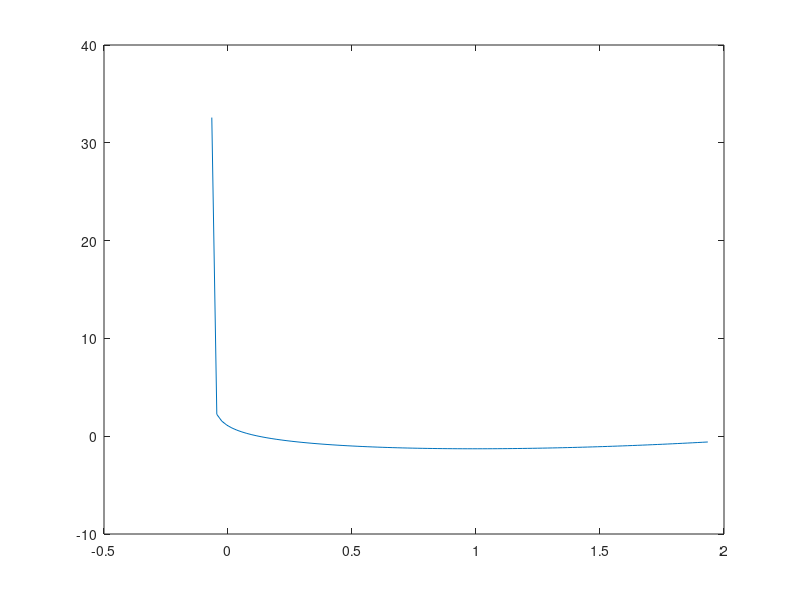
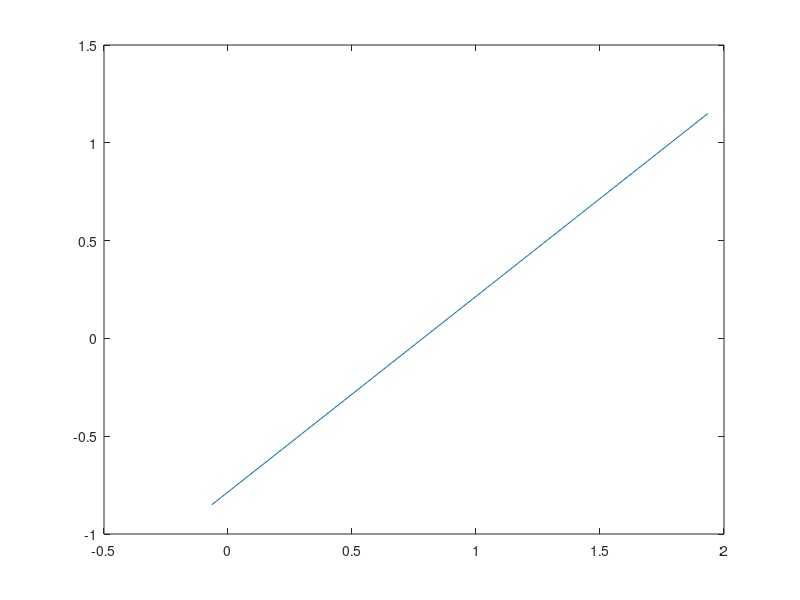

Recreate these plots in MATLAB, in order. (Note: this script raises an error after producing the figures.)
%=============================================================
% This program prices a standard European call option 
% by both naive Monte Carlo simulation
% and importance sampling.
%
% NB: Remember to change values in f_prime function for now.
%
% Shawn Ban
% Sep 21, 2007
%
%=============================================================

clear all
close all
tic

% Declaration of variables:
%%%%%%%%%%%%%%%%%%%%%%%%%%%%

N = 10000; % number of iterations
s0 = 51; % Initial stock price
strike = 53; % Needs to be high.
r = 0.05; % Interest rate
sigma = 0.1; % Volatility. 
time = 1; %For simplicity sake, assume 1 year.
timesteps = 1000; % Also for simplicity, 1000 time steps.


naive_payoff = zeros(N,1); % Our payoff matrix
naive_stock_matrix = zeros(N,1); % Our stock matrix
IS_payoff = zeros(N,1); % IS payoff matrix
IS_stock_matrix = zeros(N,1); % IS stock matrix

d1 = (log(s0/strike) + (r+0.5*sigma*sigma)*time)/(sigma*sqrt(time));
d2 = d1 - (sigma*sqrt(time));

%true_value = s0*normcdf(d1,0,1) - strike*exp(-r*time)*normcdf(d2,0,1); %Black-Scholes

%%%%%%%%%%%%%%%%%%%%%%%%%%%%%%%%%%%%%%%%%%%%
% Naive Monte Carlo Case                   %
%%%%%%%%%%%%%%%%%%%%%%%%%%%%%%%%%%%%%%%%%%%%

for i = 1:N 

% Simulation of Brownian motion from N(0, time/timesteps):
%%%%%%%%%%%%%%%%%%%%%%%%%%%%%%%%%%%%%%%%%%%%%%%%%%%%%%%%%%%%%%%

    W = [0; cumsum(randn(timesteps,1).*sqrt(time/timesteps))];

    W_final = W(timesteps+1); % Final value of Brownian motion

    % Final stock price:
    S_final = s0 * exp ((r - 0.5 * (sigma^2))*time + sigma * W_final);

    if S_final >= strike
         naive_payoff(i,1) = S_final - strike;
    else naive_payoff(i,1) = 0;
    end

naive_stock_matrix(i,1) = S_final;
    
end

naive_price = sum(naive_payoff)/N;
naive_error = std(naive_payoff)/sqrt(N);


%%%%%%%%%%%%%%%%%%%%%%%%%%%%%%%%%%%%%%%%%%%%
% Importance Sampling Case                 %
%%%%%%%%%%%%%%%%%%%%%%%%%%%%%%%%%%%%%%%%%%%%

x = linspace(0,2);
z= (log(strike/s0)-(r-0.5*sigma*sigma)*time)/(sigma*time);
x = x+z;
y = 0.5*(x.^2)*time - log(s0*exp((r-0.5*sigma*sigma)*time + x * time * sigma) - strike); 
plot(x,y)
figure
y_prime = x*time - ((s0*exp((r-0.5*sigma*sigma) + x*sigma*time)*time*sigma)/ (s0*exp((r-0.5*sigma*sigma) + x*sigma*time) - strike));
plot(x,y_prime)
% We have to minimize this function.



u_star = Bisection('f_prime',z,z+1);

for i = 1:N 

% Simulation of Brownian motion from N(0, time/timesteps):
%%%%%%%%%%%%%%%%%%%%%%%%%%%%%%%%%%%%%%%%%%%%%%%%%%%%%%%%%%%%%%%

    
    ISW = [0; cumsum(randn(timesteps,1).*sqrt(time/timesteps) + u_star*(time/timesteps))];

    ISW_final = ISW(timesteps+1); % Final value of Brownian motion

    % Final stock price:
    IS_final = s0 * exp ((r - 0.5 * (sigma^2))*time + sigma * ISW_final);

    if IS_final >= strike
         IS_payoff(i,1) = (IS_final - strike) * exp (-u_star*ISW_final + 0.5*u_star*u_star*time);
    else IS_payoff(i,1) = 0;
    end

IS_stock_matrix(i,1) = IS_final;
end

IS_price = sum(IS_payoff)/N;
IS_error = std(IS_payoff)/sqrt(N);
disp(sprintf('u* is %2.9f',u_star));
%disp(sprintf('True value is                %12.9f',true_value));
disp(sprintf('Naive Monte Carlo price is   %12.9f',naive_price));
disp(sprintf('Importance sampling price is %12.9f',IS_price));
disp(sprintf('Naive Monte Carlo error is   %12.9f',naive_error));
disp(sprintf('Importance sampling error is %12.9f',IS_error));    
toc
